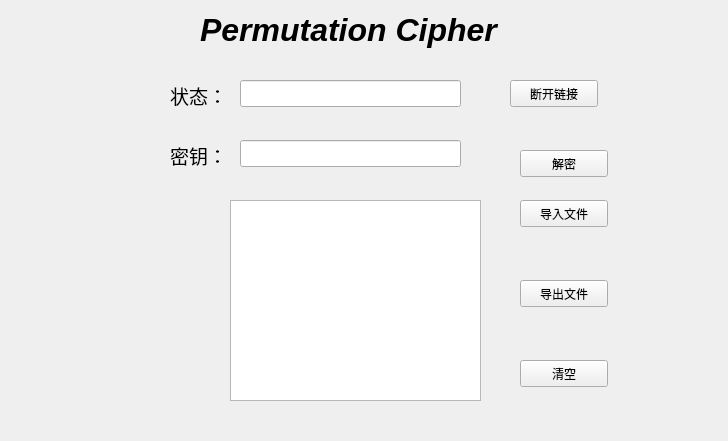
<?xml version="1.0" encoding="UTF-8"?>
<ui version="4.0">
 <class>Permutation_jia</class>
 <widget class="QWidget" name="Permutation_jia">
  <property name="geometry">
   <rect>
    <x>0</x>
    <y>0</y>
    <width>728</width>
    <height>441</height>
   </rect>
  </property>
  <property name="windowTitle">
   <string>Form</string>
  </property>
  <widget class="QPushButton" name="zero">
   <property name="geometry">
    <rect>
     <x>520</x>
     <y>360</y>
     <width>88</width>
     <height>27</height>
    </rect>
   </property>
   <property name="text">
    <string>清空</string>
   </property>
  </widget>
  <widget class="QPushButton" name="decrption">
   <property name="geometry">
    <rect>
     <x>520</x>
     <y>150</y>
     <width>88</width>
     <height>27</height>
    </rect>
   </property>
   <property name="text">
    <string>解密</string>
   </property>
  </widget>
  <widget class="QLineEdit" name="condition">
   <property name="geometry">
    <rect>
     <x>240</x>
     <y>80</y>
     <width>221</width>
     <height>27</height>
    </rect>
   </property>
  </widget>
  <widget class="QLabel" name="label_2">
   <property name="geometry">
    <rect>
     <x>170</x>
     <y>80</y>
     <width>61</width>
     <height>31</height>
    </rect>
   </property>
   <property name="text">
    <string>&lt;html&gt;&lt;head/&gt;&lt;body&gt;&lt;p&gt;&lt;span style=&quot; font-size:14pt;&quot;&gt;状态：&lt;/span&gt;&lt;/p&gt;&lt;/body&gt;&lt;/html&gt;</string>
   </property>
  </widget>
  <widget class="QLabel" name="label">
   <property name="geometry">
    <rect>
     <x>200</x>
     <y>10</y>
     <width>331</width>
     <height>41</height>
    </rect>
   </property>
   <property name="text">
    <string>&lt;html&gt;&lt;head/&gt;&lt;body&gt;&lt;p&gt;&lt;span style=&quot; font-size:24pt; font-weight:600; font-style:italic;&quot;&gt;Permutation Cipher&lt;/span&gt;&lt;/p&gt;&lt;/body&gt;&lt;/html&gt;</string>
   </property>
  </widget>
  <widget class="QLabel" name="label_3">
   <property name="geometry">
    <rect>
     <x>170</x>
     <y>140</y>
     <width>67</width>
     <height>31</height>
    </rect>
   </property>
   <property name="text">
    <string>&lt;html&gt;&lt;head/&gt;&lt;body&gt;&lt;p&gt;&lt;span style=&quot; font-size:14pt;&quot;&gt;密钥：&lt;/span&gt;&lt;/p&gt;&lt;/body&gt;&lt;/html&gt;</string>
   </property>
  </widget>
  <widget class="QPushButton" name="cut">
   <property name="geometry">
    <rect>
     <x>510</x>
     <y>80</y>
     <width>88</width>
     <height>27</height>
    </rect>
   </property>
   <property name="text">
    <string>断开链接</string>
   </property>
  </widget>
  <widget class="QLineEdit" name="keyword">
   <property name="geometry">
    <rect>
     <x>240</x>
     <y>140</y>
     <width>221</width>
     <height>27</height>
    </rect>
   </property>
  </widget>
  <widget class="QPushButton" name="outFile">
   <property name="geometry">
    <rect>
     <x>520</x>
     <y>280</y>
     <width>88</width>
     <height>27</height>
    </rect>
   </property>
   <property name="text">
    <string>导出文件</string>
   </property>
  </widget>
  <widget class="QPushButton" name="inFile">
   <property name="geometry">
    <rect>
     <x>520</x>
     <y>200</y>
     <width>88</width>
     <height>27</height>
    </rect>
   </property>
   <property name="text">
    <string>导入文件</string>
   </property>
  </widget>
  <widget class="QTextEdit" name="ciphertext">
   <property name="geometry">
    <rect>
     <x>230</x>
     <y>200</y>
     <width>251</width>
     <height>201</height>
    </rect>
   </property>
   <property name="styleSheet">
    <string notr="true">font: 13pt &quot;Cantarell&quot;;</string>
   </property>
  </widget>
 </widget>
 <resources/>
 <connections/>
</ui>
